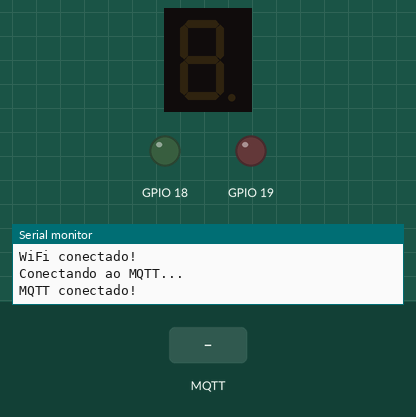
Bench run of a sketch on a simulated ESP32. Shown: 1-digit seven-segment display, output pins drawn as LEDs (lit = HIGH), the last lines printed to the serial monitor. Wiring (from diagram.json): 1-digit 7-segment display, segments lit when HIGH: segments GPIO 13, GPIO 12, GPIO 14, GPIO 27, GPIO 26, GPIO 25, GPIO 33. The test bench sets the inputs (shaded band). WiFi joins after 1.5 s; servers stay silent unless stated; no MQTT or app messages arrive unless stated; the segment pins are drawn as the display they are named for; pins used as bus, display or sensor lines are not drawn.

Above: at 2.8 s.
2.9 s: MQTT message "0" arrives on the first subscribed topic
At 3.2 s:
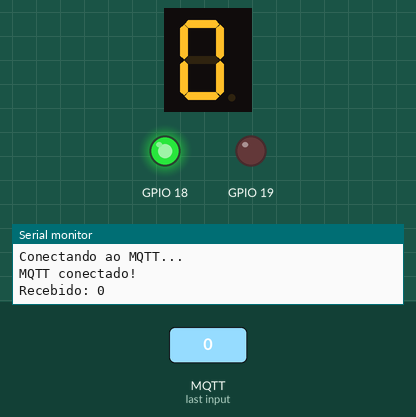
4.4 s: MQTT message "5" arrives on the first subscribed topic
At 5.6 s:
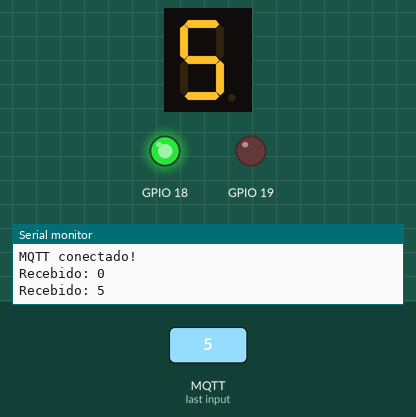
Timing chart, 0 to 7.4 s (numbered marks = the images above; inputs shaded):
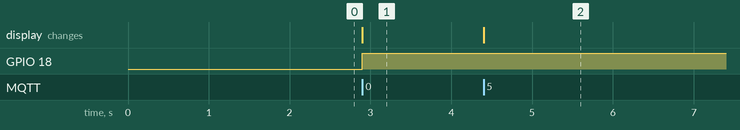

The sketch:

sketch.ino
```cpp
#include <WiFi.h>
#include <PubSubClient.h>

const char* servidor = "broker.emqx.io";
const char* topico = "dac-teste-2026-ocupacao-74291";

WiFiClient wifi;
PubSubClient mqtt(wifi);

const int segmentos[7] = {13, 12, 14, 27, 26, 25, 33};

const byte numeros[10][7] = {
  {1,1,1,1,1,1,0},
  {0,1,1,0,0,0,0},
  {1,1,0,1,1,0,1},
  {1,1,1,1,0,0,1},
  {1,0,1,0,0,1,1},
  {1,0,1,1,0,1,1},
  {1,0,1,1,1,1,1},
  {1,1,1,0,0,0,0},
  {1,1,1,1,1,1,1},
  {1,1,1,1,0,1,1}
};

void mostrarNumero(int n) {
  if (n < 0 || n > 9) return;

  for (int i = 0; i < 7; i++) {
    digitalWrite(segmentos[i], numeros[n][i]);
  }

  digitalWrite(18, n < 8);
  digitalWrite(19, n >= 8);
}

void receber(char* topic, byte* payload, unsigned int length) {
  char mensagem[16];

  if (length == 0 || length >= sizeof(mensagem)) return;

  memcpy(mensagem, payload, length);
  mensagem[length] = '\0';

  int numero = atoi(mensagem);

  if (numero >= 0 && numero <= 9) {
    mostrarNumero(numero);
    Serial.printf("Recebido: %d\n", numero);
  }
}

void conectarMQTT() {
  while (!mqtt.connected()) {
    Serial.println("Conectando ao MQTT...");

    if (mqtt.connect("esp32-dac-74291")) {
      mqtt.subscribe(topico);
      Serial.println("MQTT conectado!");
    } else {
      Serial.println("Falha MQTT. Tentando novamente...");
      delay(2000);
    }
  }
}

void setup() {
  Serial.begin(115200);

  for (int i = 0; i < 7; i++) {
    pinMode(segmentos[i], OUTPUT);
  }

  pinMode(18, OUTPUT);
  pinMode(19, OUTPUT);

  WiFi.begin("Wokwi-GUEST", "", 6);

  while (WiFi.status() != WL_CONNECTED) {
    delay(200);
  }

  Serial.println("WiFi conectado!");

  mqtt.setServer(servidor, 1883);
  mqtt.setCallback(receber);
  conectarMQTT();
}

void loop() {
  if (!mqtt.connected()) {
    conectarMQTT();
  }

  mqtt.loop();
}
```

Measured:
- after the input at 2.9 s, GPIO 18: LOW → HIGH at once; the display: changes at once (image 1)
- after the input at 4.4 s, the display: changes at once (image 2)
